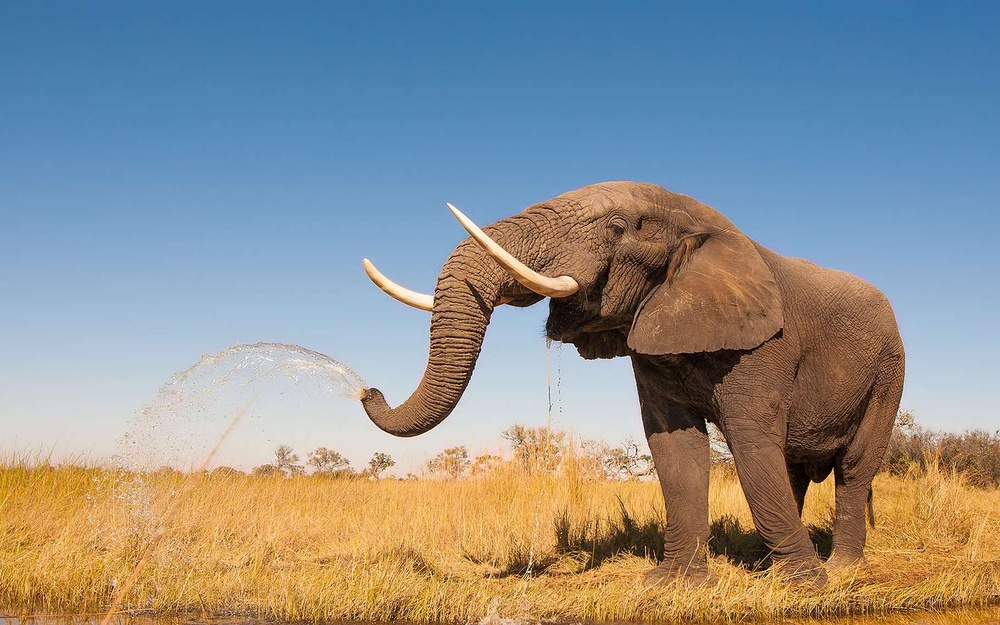
#> input picture elephant.jpg, 1000 x 625 px, shrunk from 1820 x 1137 before the run
$ jupyter execute --allow-errors Clustering2.ipynb
#> lines starting #> are read from the running program, lines starting #| are printed output that depends on the picture
[cell 1]
import numpy as np
import cv2
from sklearn.cluster import KMeans
from sklearn.cluster import MiniBatchKMeans
import skimage.io
import matplotlib.pyplot as plt

image = cv2.imread('elephant.jpg')
#> image is the input picture: shape (625, 1000, 3); mean B, G, R 143.6, 144.8, 142.3
(h1, w1) = image.shape[:2]
#> h1 = 625; w1 = 1000

image = cv2.cvtColor(image, cv2.COLOR_BGR2LAB)
#> image: shape (625, 1000, 3); mean of channels 0, 1, 2 154, 131.6, 129.4

image = image.reshape((image.shape[0] * image.shape[1], 3))

clt = KMeans(n_clusters = 35)

labels = clt.fit_predict(image)
quant = clt.cluster_centers_.astype("uint8")[labels]

#reshape the feature vectors to images
quant = quant.reshape((h1, w1, 3))
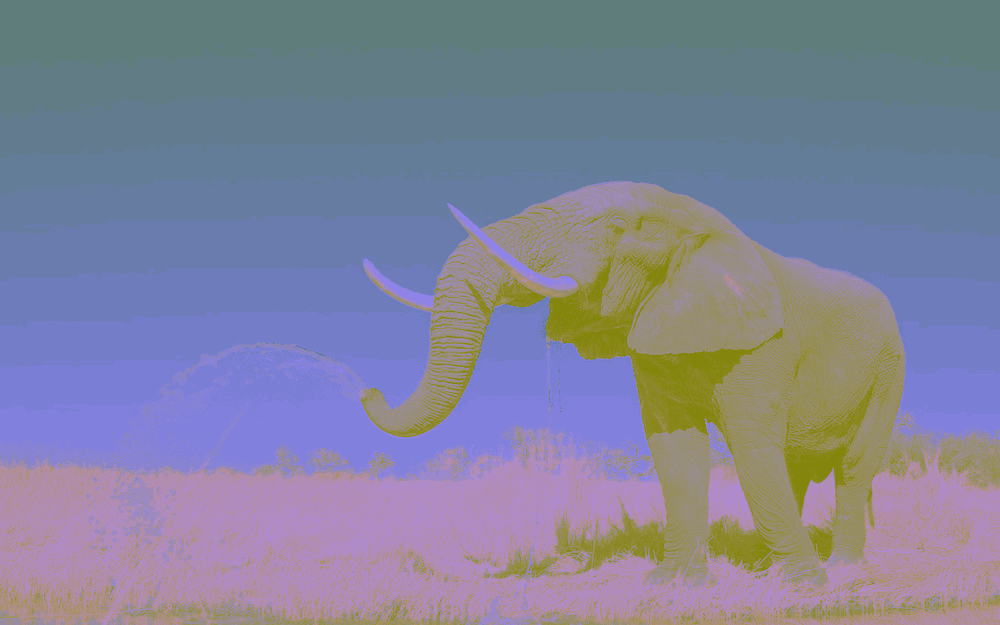
#> quant: shape (625, 1000, 3); mean of channels 0, 1, 2 153.4, 131.1, 128.9; drawn as B, G, R
image = image.reshape((h1, w1, 3))

# convert from L*a*b* to RGB
quant = cv2.cvtColor(quant, cv2.COLOR_LAB2BGR)
image = cv2.cvtColor(image, cv2.COLOR_LAB2BGR)

image0=cv2.imwrite('eleph35.jpg', quant)

image0=cv2.imread('eleph35.jpg')
cv2.waitKey(0)
cv2.destroyAllWindows()

[cell 2]
plt.figure(figsize=(20,24))
plt.subplot(121),plt.imshow(image),plt.title(' image original')

plt.subplot(122),plt.imshow(image0),plt.title(' image avec cluster=35')
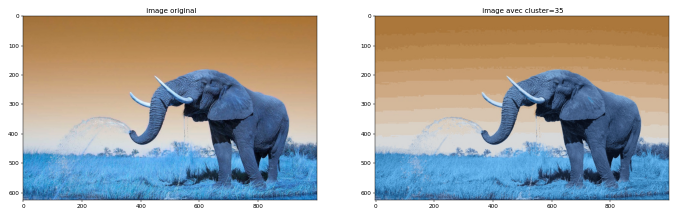
#> figure drawn by matplotlib, 2 panels; B, G, R data is drawn as R, G, B

[cell 3]
import skimage
import matplotlib.pyplot as plt
img_path="elephant.jpg"
img = skimage.io.imread(img_path)/255.0

def plotnoise(img, mode, r, c, i):
#> called with mode = 'gaussian', r = 4, c = 2, i = 1
    plt.subplot(r,c,i)
    if mode is not None:
        gimg = skimage.util.random_noise(img, mode=mode)
        plt.imshow(gimg)
    else:
        plt.imshow(img)
    plt.title(mode)
    plt.axis("off")

plt.figure(figsize=(18,24))
r=4
c=2
plotnoise(img, "gaussian", r,c,1)
plotnoise(img, None, r,c,2),plt.title('Original image ')
plt.show()
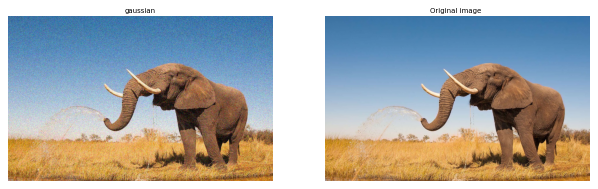
#> figure drawn by matplotlib, 2 panels

# Ajouter plus de bruit gausien sur une image

[cell 4]
import numpy as np
import cv2
import matplotlib.pyplot as plt

img = cv2.imread("elephant.jpg")[...,::-1]/255.0
noise =  np.random.normal(loc=0, scale=1, size=img.shape)

# noise overlaid over image
noisy = np.clip((img + noise*0.2),0,1)
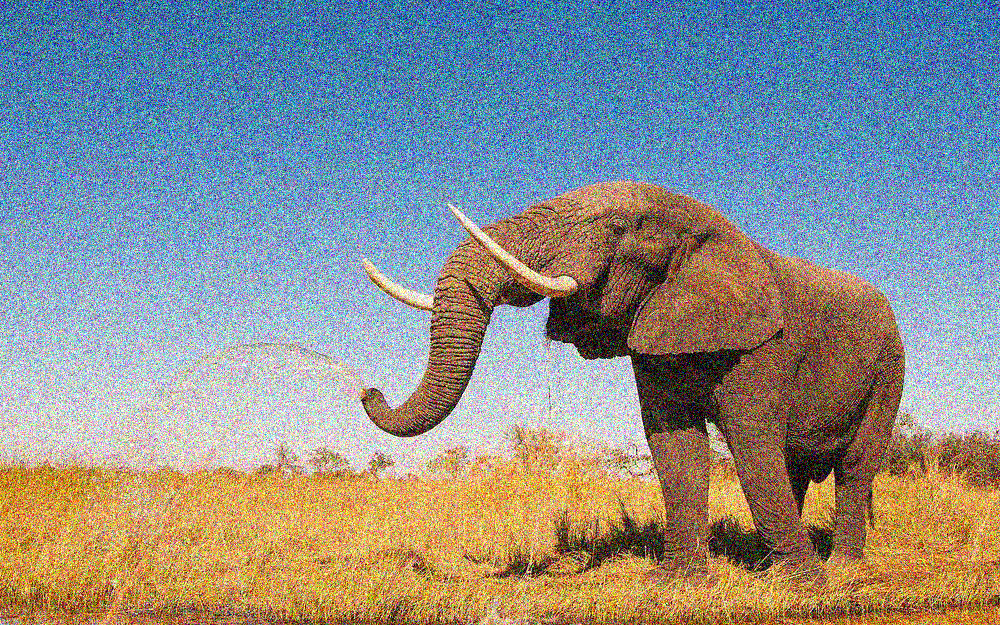
#> noisy: shape (625, 1000, 3) float64; mean R, G, B 0.551, 0.566, 0.561
noisy2 = np.clip((img + noise*0.4),0,1)
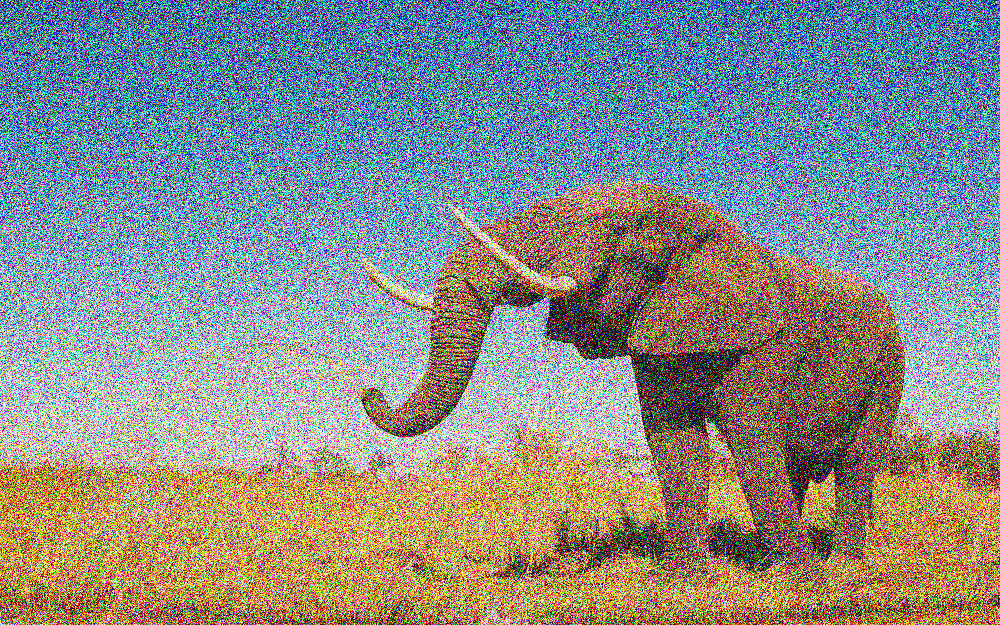
#> noisy2: shape (625, 1000, 3) float64; mean R, G, B 0.541, 0.552, 0.548

# noise multiplied by image:
# whites can go to black but blacks cannot go to white
noisy2mul = np.clip((img*(1 + noise*0.2)),0,1)
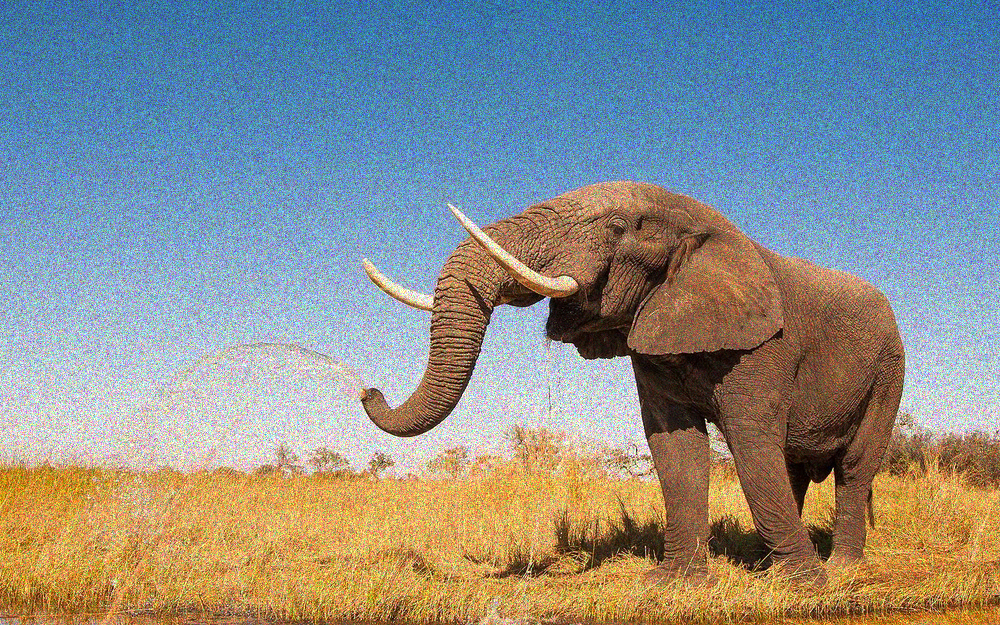
#> noisy2mul: shape (625, 1000, 3) float64; mean R, G, B 0.551, 0.566, 0.559
noisy4mul = np.clip((img*(1 + noise*0.4)),0,1)
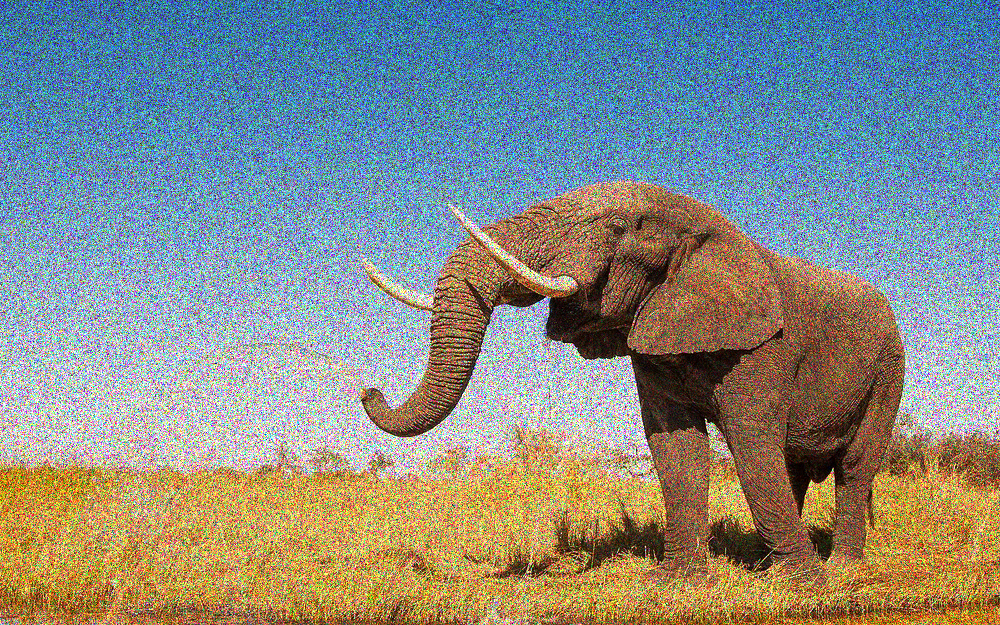
#> noisy4mul: shape (625, 1000, 3) float64; mean R, G, B 0.533, 0.554, 0.539

# noise multiplied by bottom and top half images,
# whites stay white blacks black, noise is added to center
img2 = img*2
n2 = np.clip(np.where(img2 <= 1, (img2*(1 + noise*0.2)), (1-img2+1)*(1 + noise*0.2)*-1 + 2)/2, 0,1)
n4 = np.clip(np.where(img2 <= 1, (img2*(1 + noise*0.4)), (1-img2+1)*(1 + noise*0.4)*-1 + 2)/2, 0,1)
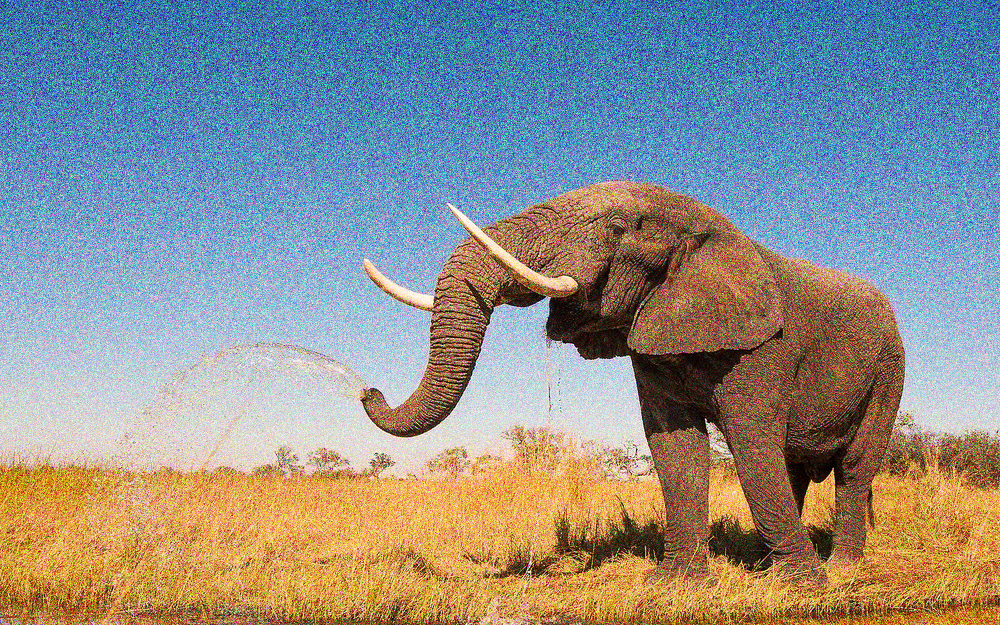
#> n4: shape (625, 1000, 3) float64; mean R, G, B 0.558, 0.568, 0.563


# norm noise for viz only
noise2 = (noise - noise.min())/(noise.max()-noise.min())

[cell 5]
plt.figure(figsize=(20,20))
plt.imshow(np.vstack((np.hstack((img, noisy)),np.hstack((noisy, noisy4mul)),np.hstack((noisy4mul, noisy2)),np.hstack((noisy2, noise2)))))
plt.show()
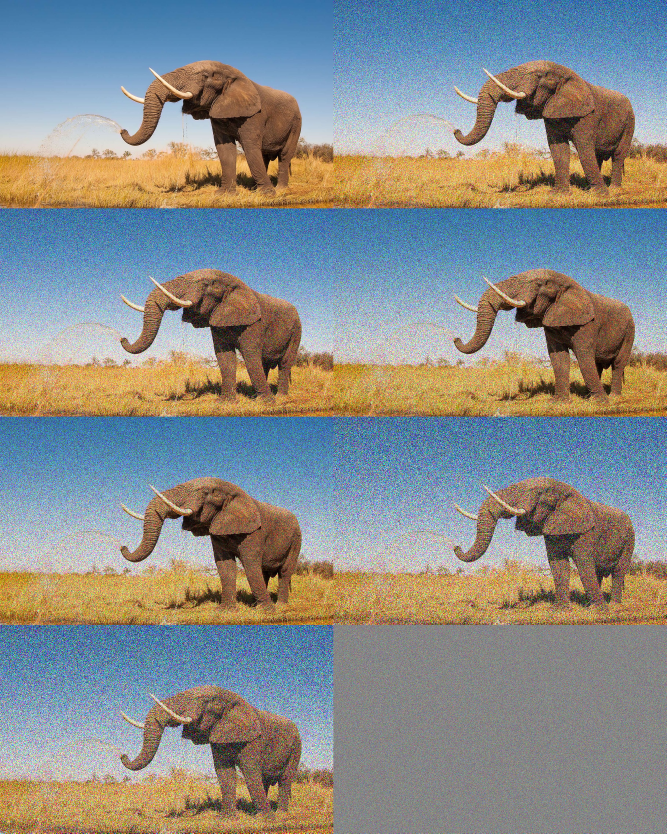
#> shown: shape (2500, 2000, 3) float64 (shown at 1/3 size); mean R, G, B 0.542, 0.555, 0.548
